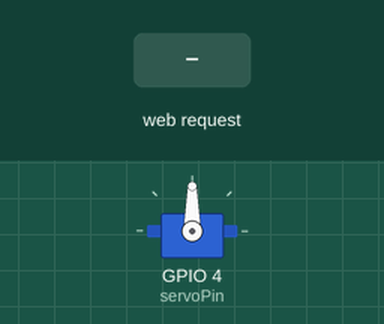
This sketch was run on a simulated ESP32. On the bench: servo. The inputs (shaded band) are chosen by the test bench. WiFi joins after 1.5 s; servers stay silent unless stated; what the sketch prints to the serial monitor is not drawn.

Above: at 2.7 s.
2.8 s: HTTP request GET /H received
At 3.1 s:
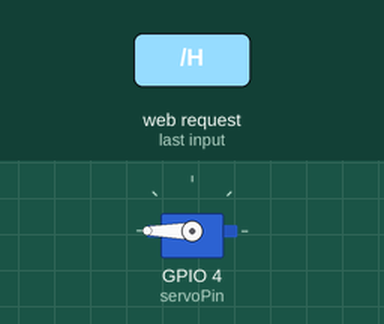
4.3 s: HTTP request GET /L received
At 5.9 s:
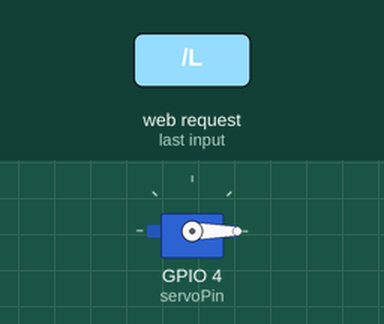
6.3 s: HTTP request GET /M received
At 7.5 s:
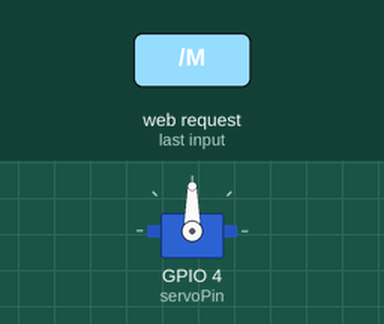
Timing chart, 0 to 9.3 s (numbered marks = the images above; inputs shaded):
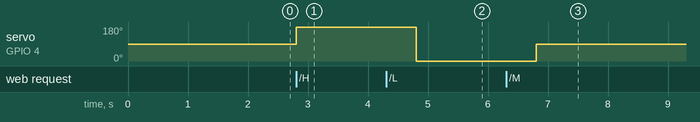

The sketch:

Practica2-TarjetaESP32ComoServidor.ino
```cpp
/*
  Asignatura: Sistemas Informáticos en IoT
  Práctica 2 - Tarjeta ESP32 configurada como servidor
  Funcionamiento: conexión básica a una red WiFi, configuración como servidor y conexión de clientes
  David Martín Gómez
  dmgomez@ing.uc3m.es
*/

#include <WiFi.h>
#include <Servo.h>

Servo servo;
int servoPin = 4;

// Check limit values
int checkLimits(int min_val, int max_val, int value)
{
  if (value <= min_val)
    return min_val;
  if (value >= max_val)
    return max_val;
  return value;
}

//const char* ssid = "UC3M-LABS"; // usuario universidad
//const char* password = "Uc3M.L4b.2020"; // contraseña universidad
const char* ssid = "DIGIFIBRA-bdD7";
const char* password =  "xTPy4PHuY3";

WiFiServer server(80);

void setup()
{
  Serial.begin(230400);
  servo.attach(servoPin);//attach servoPin, which is Pin 4
  Serial.println();
  Serial.print("Connecting to network: ");
  Serial.println(ssid);
  WiFi.disconnect(true);  //disconnect form wifi to set new wifi connection
  WiFi.mode(WIFI_STA); //init wifi mode

  WiFi.begin(ssid,password); //connect to wifi
  while (WiFi.status() != WL_CONNECTED) {
    delay(500);
    Serial.print(".");
  }
  Serial.println("");
  Serial.println("WiFi connected");
  Serial.println("IP address set: ");
  Serial.println(WiFi.localIP()); //print LAN IP

  server.begin();
}

void loop() {
  WiFiClient client = server.available();   // listen for incoming clients

  if (client) {                             // if you get a client,
    Serial.println("New Client.");          // print a message out the serial port
    String currentLine = "";                // make a String to hold incoming data from the client
    while (client.connected()) {            // loop while the client's connected
      if (client.available()) {             // if there's bytes to read from the client,
        char c = client.read();             // read a byte, then
        //Serial.write(c);                    // print it out the serial monitor
        if (c == '\n') {                    // if the byte is a newline character

          // if the current line is blank, you got two newline characters in a row.
          // that's the end of the client HTTP request, so send a response:
          if (currentLine.length() == 0) {
            // HTTP headers always start with a response code (e.g. HTTP/1.1 200 OK)
            // and a content-type so the client knows what's coming, then a blank line:
            client.println("HTTP/1.1 200 OK");
            client.println("Content-type:text/html");
            client.println();

            // the content of the HTTP response follows the header:
            client.print("Click <a href=\"/H\">here</a> to print in the Serial Monitor: Hello World<br>");
            client.print("Click <a href=\"/M\">here</a> to print in the Serial Monitor: I am learning<br>");
            client.print("Click <a href=\"/L\">here</a> to print in the Serial Monitor: Internet of Things<br>");


            // The HTTP response ends with another blank line:
            client.println();
            // break out of the while loop:
            break;
          } else {    // if you got a newline, then clear currentLine:
            currentLine = "";
          }
        } else if (c != '\r') {  // if you got anything else but a carriage return character,
          currentLine += c;      // add it to the end of the currentLine
        }

        // Check to see if the client request was "GET /H" or "GET /M" or "GET /L":
        if (currentLine.endsWith("GET /H")) {
          /*Serial.println("------------");
          Serial.println("------------");
          Serial.println("Hello World");
          Serial.println("------------");
          Serial.println("------------");*/
          servo.write(checkLimits(0, 180, 180));
          sleep(2);
        }
        if (currentLine.endsWith("GET /M")) {
          /*Serial.println("------------");
          Serial.println("------------");
          Serial.println("I am learning");
          Serial.println("------------");
          Serial.println("------------");*/
          servo.write(checkLimits(0, 180, 90));
          sleep(2);
        }
        if (currentLine.endsWith("GET /L")) {
          /*Serial.println("------------");
          Serial.println("------------");
          Serial.println("Internet of Things");
          Serial.println("------------");
          Serial.println("------------");*/
          servo.write(checkLimits(0, 180, 0));
          sleep(2);
        }
      }
    }
    // close the connection:
    client.stop();
    Serial.println("Client Disconnected.");
  }
}
```

Measured:
- after the input at 2.8 s, servo on GPIO 4 (servoPin): 90° → 180° at once
- after the input at 4.3 s, servo on GPIO 4 (servoPin): 180° → 0° after 0.50 s
- after the input at 6.3 s, servo on GPIO 4 (servoPin): 0° → 90° after 0.51 s
